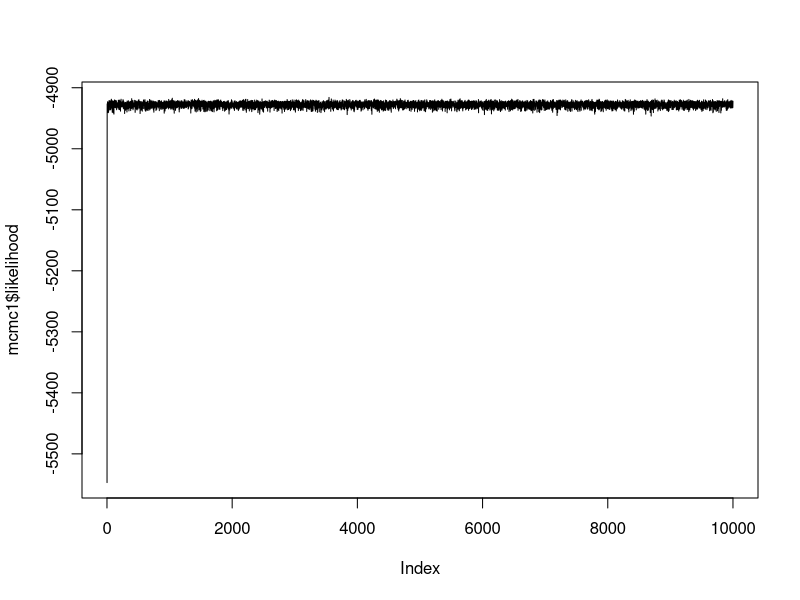
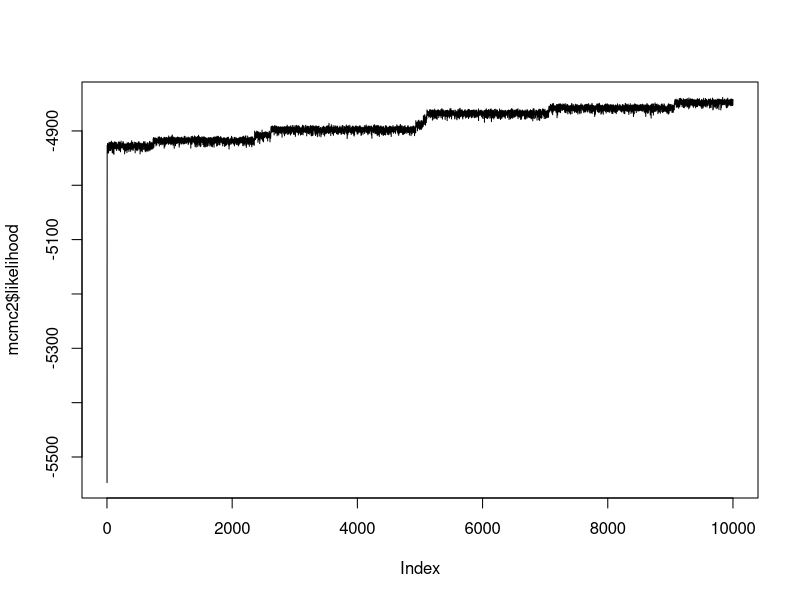
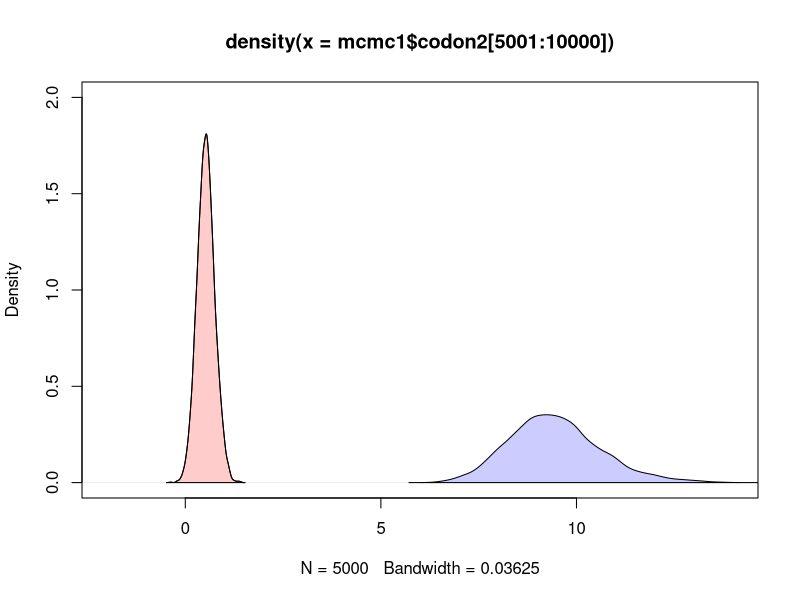
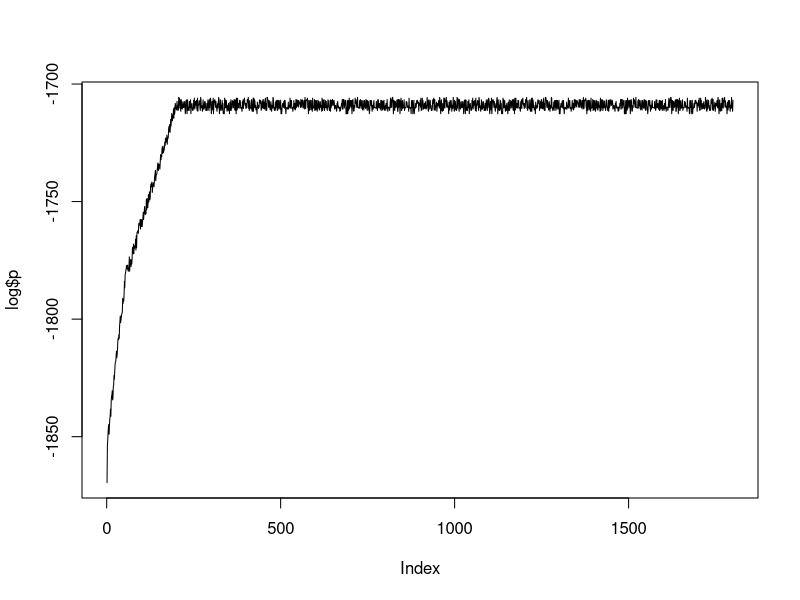
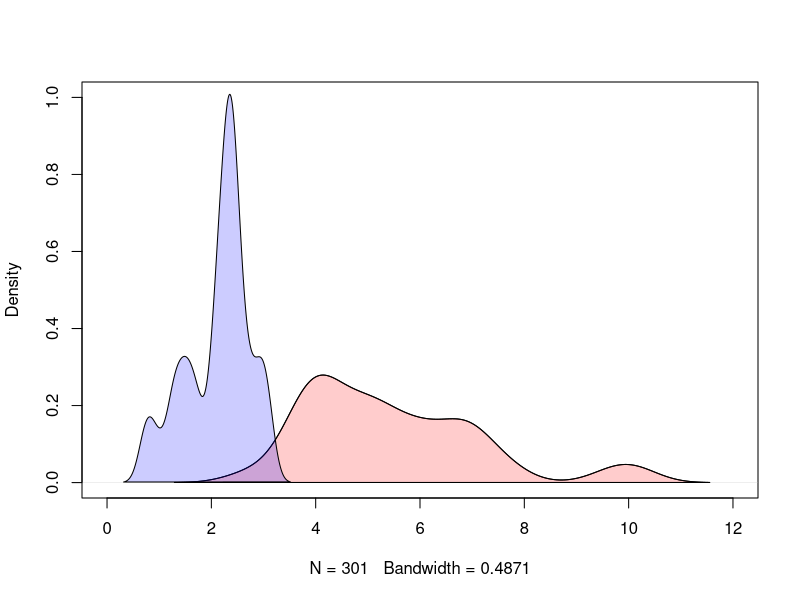

Write R code to recreate these figures, in order.
############################## Practice Output ##########################
#Set your working directory using setwd()
setwd("C:\\Users\\sarah\\Documents\\GitHub\\meta-analysis\\Learning R")

mcmc1 <- read.csv("mcmc.log.csv")
mcmc2 <- read.csv("mcmc.log2.csv")

#par(mfcol = c(1,2))
plot(mcmc1$likelihood, type = "l")
plot(mcmc2$likelihood, type = "l")

#MCMC 1 shows a good run
par(mfcol = c(1,1))
plot(density(mcmc1$codon2[5001:10000]), xlim=c(-2,14), ylim=c(0,2))
polygon(density(mcmc1$codon2[5001:10000]), col=rgb(1,0,0,0.2))
polygon(density(mcmc1$codon3[5001:10000]), col=rgb(0,0,1,0.2))

mean(mcmc1$codon2[5001:10000])
mean(mcmc1$codon3[5001:10000])

#The rate parameters are around 0.5281994 for codon 2 and is pretty concentrated. Codon 3 is more 
#spread out and is centered around 9.44909.

########################### Your Turn #################################
log <- read.csv("test.log.csv")
plot(log$p, type = "l")

plot(density(log$asc1[1500:1800]), xlim=c(0,12), ylim=c(0,1), main = "")
polygon(density(log$asc1[1500:1800]), col=rgb(1,0,0,0.2))
polygon(density(log$desc1[1500:1800]), col=rgb(0,0,1,0.2))

mean(log$asc1)
mean(log$desc1)

#Fission mean = 5.23931 (red)
#Fusion mean = 2.455762 (blue)